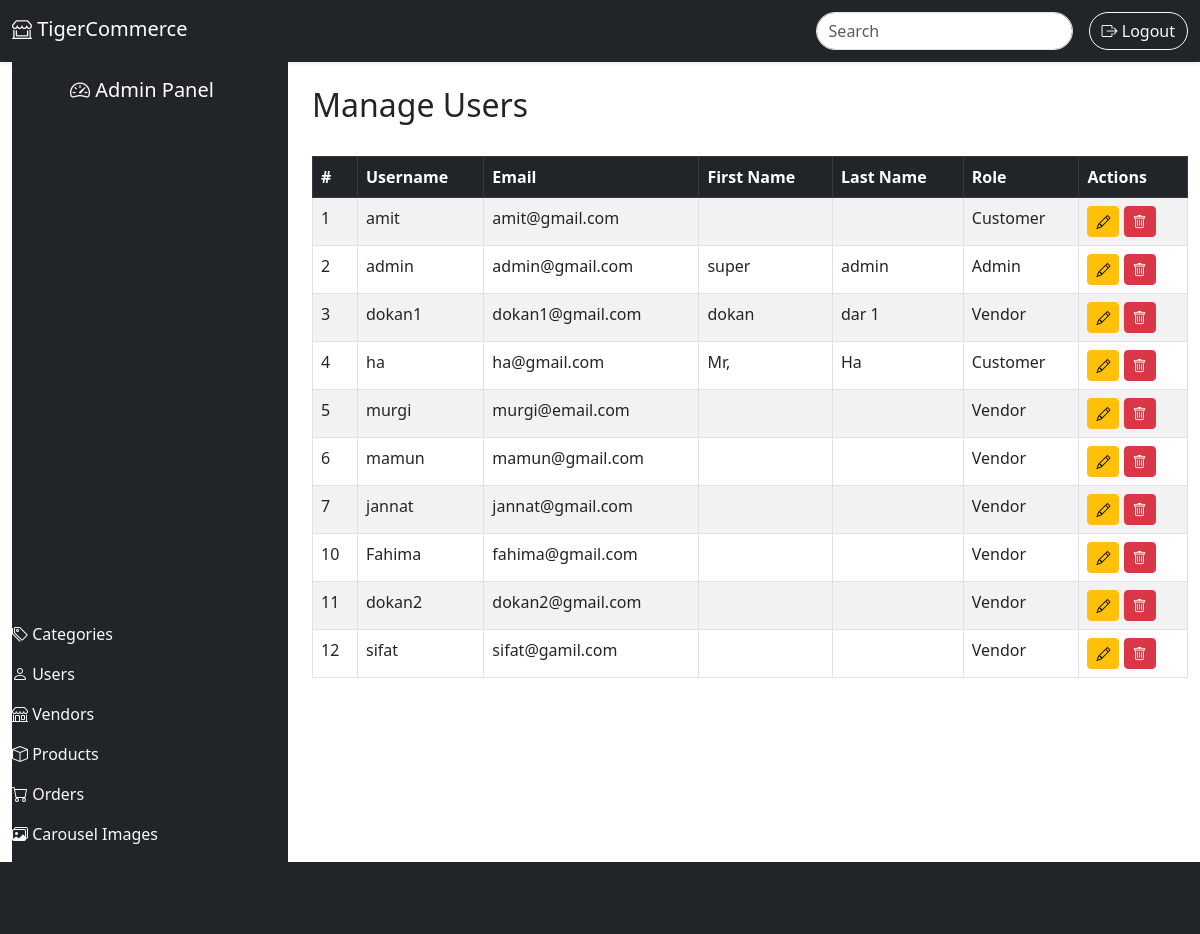
The page /admin/sections/users.php on the database its author committed.
### tables this page shows
CREATE TABLE `users` (
  `id` int(11) NOT NULL,
  `username` varchar(50) NOT NULL,
  `email` varchar(100) NOT NULL,
  `password` varchar(255) NOT NULL,
  `first_name` varchar(50) DEFAULT NULL,
  `last_name` varchar(50) DEFAULT NULL,
  `role` enum('customer','vendor','admin') NOT NULL,
  `created_at` timestamp NOT NULL DEFAULT current_timestamp(),
  `updated_at` timestamp NOT NULL DEFAULT current_timestamp() ON UPDATE current_timestamp()
);

### admin/sections/users.php (the view, shortened to what this page needs)
<?php
require '../../config/database.php';
$users = [];
$result = $conn->query("SELECT * FROM users");
if ($result->num_rows > 0) {
    while ($row = $result->fetch_assoc()) {
        $users[] = $row;
    }
}
?>
<?php include('../partials/header.php'); ?>
<?php include('../partials/navbar.php'); ?>
<div class="container-fluid user-page-container">
    <div class="row">
        <div class="col-lg-3 col-md-4">
            <?php include('../partials/sidebar.php'); ?>
        </div>
        <div class="col-lg-9 col-md-8">
            <div class="d-flex justify-content-between align-items-center my-4 user-header">
                <h2 class="user-title">Manage Users</h2>
            </div>
            <div class="table-responsive">
                <table class="table table-hover table-striped table-bordered">
                    <thead class="table-dark">
                        <tr>
                            <th>#</th>
                            <th>Username</th>
                            <th>Email</th>
                            <th>First Name</th>
                            <th>Last Name</th>
                            <th>Role</th>
                            <th>Actions</th>
                        </tr>
                    </thead>
                    <tbody>
                        <?php if (!empty($users)): ?>
                            <?php foreach ($users as $user): ?>
                                <tr>
                                    <td><?php echo $user['id']; ?></td>
                                    <td><?php echo htmlspecialchars($user['username']); ?></td>
                                    <td><?php echo htmlspecialchars($user['email']); ?></td>
                                    <td><?php echo htmlspecialchars($user['first_name']); ?></td>
                                    <td><?php echo htmlspecialchars($user['last_name']); ?></td>
                                    <td><?php echo htmlspecialchars(ucfirst($user['role'])); ?></td>
                                    <td>
                                        <button class="btn btn-warning btn-sm" data-bs-toggle="modal" data-bs-target="#editUserModal"
                                                onclick="populateEditForm(<?php echo $user['id']; ?>, '<?php echo htmlspecialchars($user['username']); ?>', '<?php echo htmlspecialchars($user['email']); ?>', '<?php echo htmlspecialchars($user['first_name']); ?>', '<?php echo htmlspecialchars($user['last_name']); ?>', '<?php echo htmlspecialchars($user['role']); ?>')">
                                            <i class="bi bi-pencil"></i>
                                        </button>
                                        <a href="users.php?delete=<?php echo $user['id']; ?>" class="btn btn-danger btn-sm" onclick="return confirm('Are you sure you want to delete this user?');">
                                            <i class="bi bi-trash"></i>
                                        </a>
                                    </td>
                                </tr>
                            <?php endforeach; ?>
                        <?php else: ?>
                            <tr>
                                <td colspan="7" class="text-center">No users found.</td>
                            </tr>
                        <?php endif; ?>
                    </tbody>
                </table>
            </div>
        </div>
    </div>
</div>
<?php include('../partials/footer.php'); ?>

### rows shown on the page
users: id "1", username "amit", email "amit@gmail.com", role "Customer"
users: id "2", username "admin", email "admin@gmail.com", first_name "super", last_name "admin", role "Admin"
users: id "3", username "dokan1", email "dokan1@gmail.com", first_name "dokan", last_name "dar 1", role "Vendor"
users: id "4", username "ha", email "ha@gmail.com", first_name "Mr,", last_name "Ha", role "Customer"
users: id "5", username "murgi", email "murgi@email.com", role "Vendor"
users: id "6", username "mamun", email "mamun@gmail.com", role "Vendor"
users: id "7", username "jannat", email "jannat@gmail.com", role "Vendor"
users: id "10", username "Fahima", email "fahima@gmail.com", role "Vendor"
users: id "11", username "dokan2", email "dokan2@gmail.com", role "Vendor"
users: id "12", username "sifat", email "sifat@gamil.com", role "Vendor"
